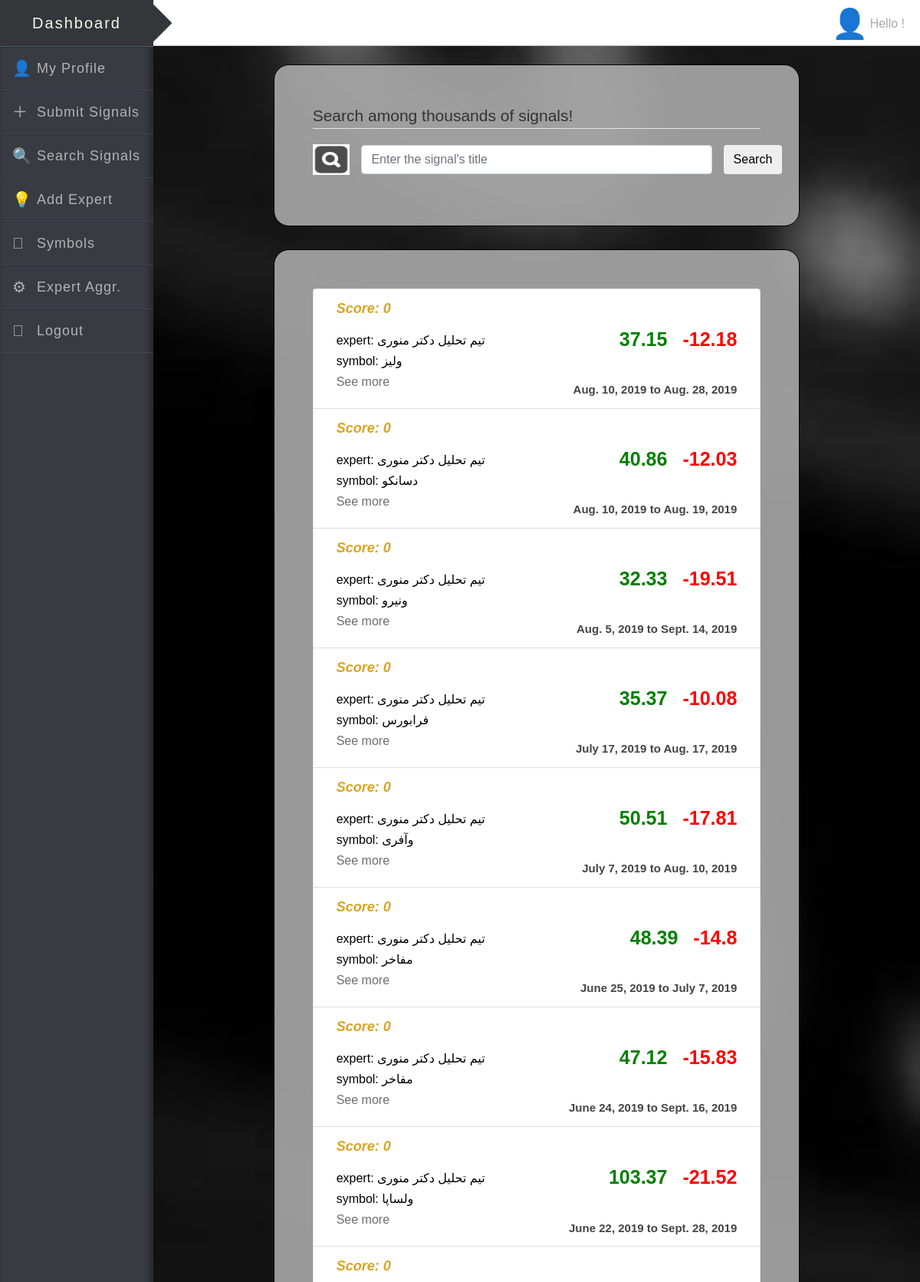
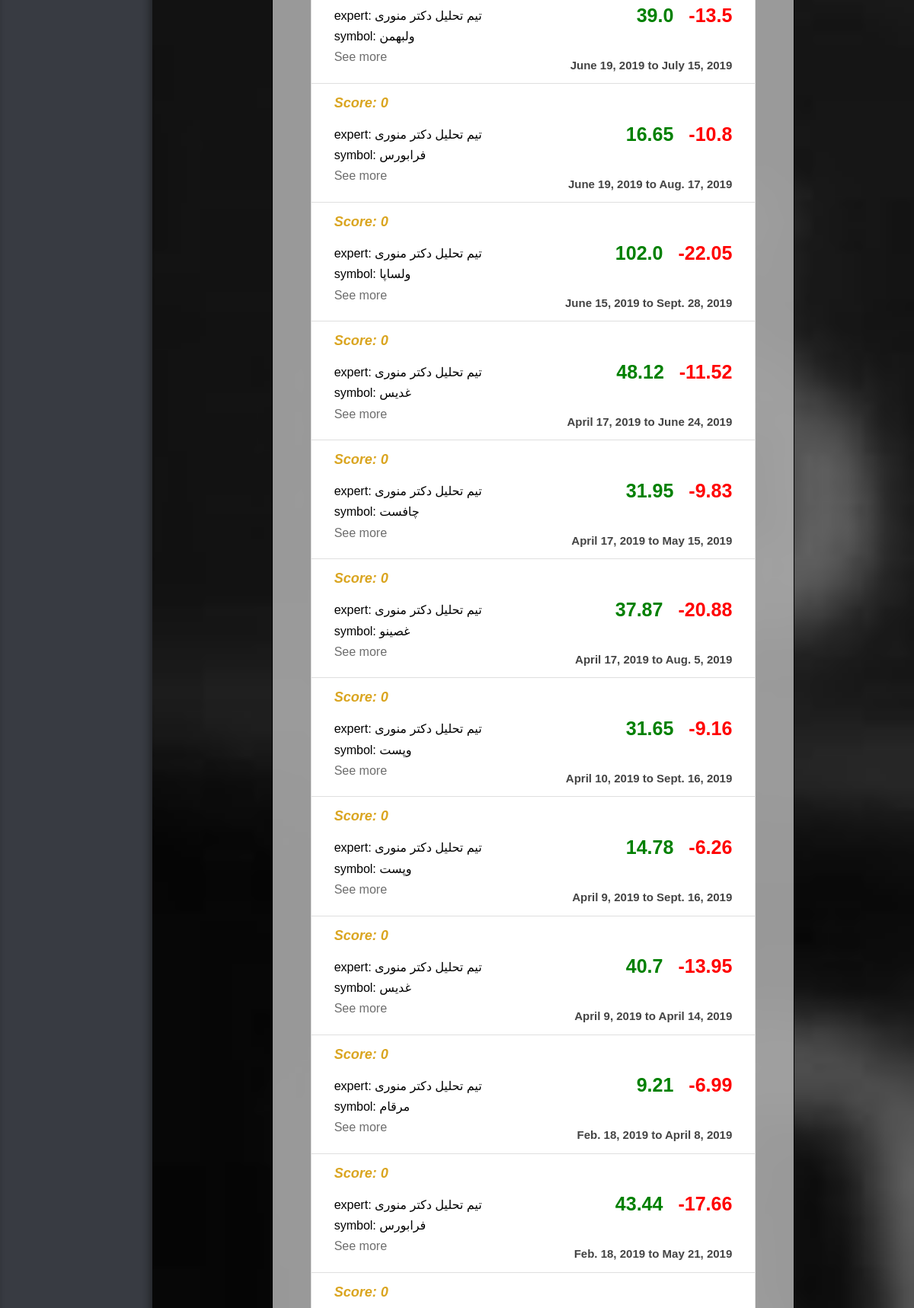
The app's page /signal/search (upper part) with its own data (2 pictures, top to bottom).
### advertisement/models.py (models this page shows, shortened)
class Signal(models.Model):
    title = models.CharField(max_length=80)
    is_succeeded = models.BooleanField(default=None, blank=True, null=True)
    profit = models.FloatField(default=None, blank=True, null=True)
    start_date = models.DateField(default=None, blank=True, null=True)
    close_date = models.DateField(default=None, blank=True, null=True)
    expected_return = models.FloatField(default=None, blank=True, null=True)
    expected_risk = models.FloatField(default=None, blank=True, null=True)
    symbol = models.ForeignKey('Symbol', on_delete=models.CASCADE)
    expert = models.ForeignKey('Expert', on_delete=models.CASCADE, null=True, default="", blank=True)
    @property
    def user_id(self):
        return self.expert.display_name

class Expert(models.Model):
    display_name = models.CharField(max_length=30)
    first_name = models.CharField(max_length=80)
    last_name = models.CharField(max_length=80)
    website = models.URLField(max_length=200, null=True)
    raw_score = models.FloatField(default=1)
    @property
    def score(self):
        ads = Signal.objects.filter(expert=self).select_related('symbol')
        failure = len(ads.filter(is_succeeded=False))
        self.raw_score = 1 - (failure / (len(ads) + 1))
        self.save()
        max_score = Expert.objects.all().aggregate(Max('raw_score'))['raw_score__max']
        min_score = Expert.objects.all().aggregate(Min('raw_score'))['raw_score__min']
        if max_score == min_score:
            return 100
        normalized_score = (self.raw_score - min_score) / (max_score - min_score)
        return int(normalized_score*100)

class Symbol(models.Model):
    name = models.CharField(max_length=30)
    def __str__(self):
        return self.name

### advertisement/views.py (the view, shortened to what this page needs)
# urls.py: path('search', views.search, name='search'),
def search(request):
    if request.method == 'GET':
        form = SearchForm()
        ads = Signal.objects.all().order_by('-expert__raw_score')[:200]
        return render(request, '../templates/search.html', {
            'ads': ads,
            'form': form
        })

### advertisement/forms.py
class SearchForm(forms.Form):
    title = forms.CharField(label='Signal Title', max_length=80,
                            widget=forms.TextInput(
                                attrs={'class': 'form-control', 'placeholder': 'Enter the signal\'s title'}))

### templates/search.html (shortened to what this page needs)
{% extends 'dashboard.html' %}
{% load static %}
{% block head %}
    <link rel="stylesheet" href="https://maxcdn.bootstrapcdn.com/bootstrap/4.0.0/css/bootstrap.min.css">
    <link rel="stylesheet" href="{% static 'style.css' %}?v=1">
{% endblock %}
{% block content %}
    <div class="grid">
        <div class="row">
            <div class="col-xs-10 col-md-8 col-lg-8 col-sm-8 offset-xs-1 offset-md-2 offset-lg-2 offset-sm-2 the-box">
                <div class="well bs-component">
                    <form method="post" class="form-horizontal">
                        <fieldset>
                            <legend>Search among thousands of signals!</legend>
                            <div class="form-group" style="display: flex; align-items: center;">
                                <img class="col-xs-1 col-sm-1 col-md-1 col-lg-1 control-label"
                                     src="../static/search-icon.png" alt="search icon"
                                     style="width: 40px; height: 40px; padding: 0"/>
                                <div class="col-xs-10 col-sm-10 col-md-10 col-lg-10">{{ form.title }}</div>
                                <button type="submit" value="continue" onclick="location.href='{% url 'search' %}'"
                                        class="btn btn-default">Search
                                </button>
                            </div>
                        </fieldset>
                    </form>
                </div>
            </div>
            <div class="col-xs-10 col-md-8 col-lg-8 col-sm-8 offset-xs-1 offset-md-2 offset-lg-2 offset-sm-2 the-box
                list-group table-of-contents" style="margin-top: 30px">
                {% for ad in ads %}
                    <div class="list-group-item" onclick="">
                        <div style="display: flex; justify-content: space-between">
                            <div style="float: left; flex-grow: 1" class="search-res">
                                <div style="display: flex; justify-content: space-between">
                                    <p style="float: left; margin: auto 10px; font-size: 18px; font-weight: bold; font-style: italic; color: goldenrod">
                                        Score: {{ ad.expert.score }}</p>
                                </div>
                                <h6><a style="color: black"
                                       href={% url 'expert_page' ad.expert.id %}>expert: {{ ad.user_id }}</a></h6>
                                <h6><a style="color: black"
                                       href={% url 'symbol_detail' ad.symbol.name %}>symbol: {{ ad.symbol }}</a></h6>
                                <h6><a style="color: #6e6e6e" href={% url 'advertisement_detail' ad.id %}>See more</a>
                                </h6>
                            </div>
                            <p style="float: right; margin: auto 10px; font-size: 25px; font-weight: bold; color: green">{{ ad.expected_return }}</p>
                            <p style="float: right; margin: auto 10px; font-size: 25px; font-weight: bold; color: red">{{ ad.expected_risk }}</p>
                        </div>
                        <p style="float: right; margin: auto 10px; font-size: 15px; font-weight: bold">
                            {% if ad.start_date %}
                                {{ ad.start_date }}
                            {% endif %}
                            {% if ad.close_date %}
                                to {{ ad.close_date }}
                            {% endif %}</p>
                    </div>
                {% endfor %}
            </div>
        </div>
    </div>
{% endblock %}

### templates/dashboard.html (shortened to what this page needs)
<!DOCTYPE html>
<html lang="en">
{% load staticfiles %}
<head>
    {% block head %}
    {% endblock %}
    <link rel="stylesheet" href="{% static 'dashboard_style.css' %}">
</head>
<body class="bckg_right" style="padding-top: 0">
<span class="bckg"></span>
<header style="position: sticky; top: 0">
    <h1>Dashboard</h1>
    <nav>
        <ul>
            <li>
                <a href="http://127.0.0.1:8000/signal/profile" data-title="Profile">My Profile</a>
            </li>
            <li>
                <a href="http://127.0.0.1:8000/signal/add_signal" data-title="Submit">Submit Signals</a>
            </li>
            <li>
                <a href="http://127.0.0.1:8000/signal/search" data-title="Search">Search Signals</a>
            </li>
            <li>
                <a href="http://127.0.0.1:8000/signal/add_expert" data-title="AddExpert">Add Expert</a>
            </li>
            <li>
                <a href="http://127.0.0.1:8000/signal/symbols" data-title="Symbols">Symbols</a>
            </li>
            <li>
                <a href="http://127.0.0.1:8000/signal/expert_aggregation" data-title="ExpertAggregation">Expert Aggr.</a>
            </li>
            <li>
                <a href="{% url 'logout' %}" data-title="Logout">Logout</a>
            </li>
        </ul>
    </nav>
</header>
<main>
    <div class="title" style="position: sticky; top: 0; z-index: 5">
        <h2></h2>
        <a href="javascript:void(0);">Hello {{ request.user.username }}!</a>
    </div>
<br>
{% block content %}
{% endblock %}
</main>
</body>
</html>

### static/style.css (style rules this page uses)
body { padding-top: 80px; padding-bottom: 80px; background-image: url("Stock_bg_denim.jpg") ; background-size: cover; background-attachment: fixed; }
legend { display: block; width: 100%; padding: 0; margin-bottom: 20px; font-size: 21px; line-height: inherit; color: #333; border: 0; border-bottom: 1px solid #e5e5e5; }
.the-box { padding: 50px; alignment: center; background: rgba(169, 169, 169, 0.9); border: 1px solid black; border-radius: 20px; }
.search-res h6 { position: relative; top: 18px; left: 10px; }

### static/dashboard_style.css (style rules this page uses)
body { display: -webkit-box; display: -moz-box; display: -ms-flexbox; display: -webkit-flex; display: flex; margin: 0; padding: 0; background-color: #f0f0f0; font-family: Muli, sans-serif; color: #444; }
ul { list-style: none; margin-top: 0; padding: 0; }
a { cursor: pointer; display: block; color: #b3b3b3; text-decoration: none; }
.bckg { background-color: #383b42; box-shadow: -4px 0px 10px rgba(14, 14, 14, 0.48) inset; width: 200px; height: 100%; position: fixed; left: 0; top: 0; }
.bckg_right { background-image: url("Stock_bg_bw.jpg"); background-size: cover; padding-top: 0; }
h1 { text-align: center; font-weight: normal; color: #f6f6ef; line-height: 60px; margin: 0; font-size: 20px; letter-spacing: 2px; background-color: #34363a; border-bottom: 1px solid rgba(101, 116, 134, 0.57); }
h2 { font-size: 20px; text-transform: uppercase; margin: 0; letter-spacing: 3px; color: #919191; font-weight: normal; padding-left: 40px; line-height: 60px; text-shadow: 1px 1px 2px #fff; position: relative; flex: 1; -webkit-flex: 1; -ms-flex: 1; }
h2:before { content: ""; width: 36px; height: 36px; position: absolute; left: -19px; top: 12px; background-color: #34363a; -webkit-transform: rotate(45deg); -moz-transform: rotate(45deg); transform: rotate(45deg); }
header { width: 200px; height: 100%; float: left; position: relative; z-index: 99; }
header nav ul li { border-bottom: 1px solid #42454d; padding-left: 48px; transition: all 0.6s; border-top: 1px solid #2e3036; }
header nav ul li a { line-height: 55px; font-size: 18px; position: relative; letter-spacing: 1px; transition: all 0.6s; }
header nav ul li a:before { font-family: "entypo", sans-serif; font-size: 20px; position: absolute; left: -32px; }
header nav ul li:first-child a:before { content: "\1f464"; }
header nav ul li:nth-child(2) a:before { content: "\FF0B"; }
header nav ul li:nth-child(3) a:before { content: "\1f50d"; }
header nav ul li:nth-child(4) a:before { content: "\1F4A1"; }
header nav ul li:nth-child(5) a:before { content: "\e771"; }
header nav ul li:nth-child(6) a:before { content: "\2699"; }
header nav ul li:nth-child(7) a:before { content: "\E741"; }
main { flex: 1; -webkit-flex: 1; -ms-flex: 1; }
.title { background-color: #fff; border-bottom: 1px solid #c0c1c0; height: 60px; display: -webkit-box; display: -moz-box; display: -ms-flexbox; display: -webkit-flex; display: flex; }
.title a { color: #aaa; width: auto; margin: 0 20px; float: right; line-height: 62px; position: relative; text-decoration: none; transition: all 0.5s; }
.title a:before { content: "\1f464"; font-size: 38px; position: absolute; left: -50px; font-family: "entypo"; }

### records on screen
Signal: expert.score "0", user_id "تیم تحلیل دکتر منوری", symbol "ولیز", expected_return "37.15", expected_risk "-12.18", start_date "Aug. 10, 2019", close_date "Aug. 28, 2019"
Signal: expert.score "0", user_id "تیم تحلیل دکتر منوری", symbol "دسانکو", expected_return "40.86", expected_risk "-12.03", start_date "Aug. 10, 2019", close_date "Aug. 19, 2019"
Signal: expert.score "0", user_id "تیم تحلیل دکتر منوری", symbol "ونیرو", expected_return "32.33", expected_risk "-19.51", start_date "Aug. 5, 2019", close_date "Sept. 14, 2019"
Signal: expert.score "0", user_id "تیم تحلیل دکتر منوری", symbol "فرابورس", expected_return "35.37", expected_risk "-10.08", start_date "July 17, 2019", close_date "Aug. 17, 2019"
Signal: expert.score "0", user_id "تیم تحلیل دکتر منوری", symbol "وآفری", expected_return "50.51", expected_risk "-17.81", start_date "July 7, 2019", close_date "Aug. 10, 2019"
Signal: expert.score "0", user_id "تیم تحلیل دکتر منوری", symbol "مفاخر", expected_return "48.39", expected_risk "-14.8", start_date "June 25, 2019", close_date "July 7, 2019"
Signal: expert.score "0", user_id "تیم تحلیل دکتر منوری", symbol "مفاخر", expected_return "47.12", expected_risk "-15.83", start_date "June 24, 2019", close_date "Sept. 16, 2019"
Signal: expert.score "0", user_id "تیم تحلیل دکتر منوری", symbol "ولساپا", expected_return "103.37", expected_risk "-21.52", start_date "June 22, 2019", close_date "Sept. 28, 2019"
Signal: expert.score "0", user_id "تیم تحلیل دکتر منوری", symbol "ولبهمن", expected_return "39.0", expected_risk "-13.5", start_date "June 19, 2019", close_date "July 15, 2019"
Signal: expert.score "0", user_id "تیم تحلیل دکتر منوری", symbol "فرابورس", expected_return "16.65", expected_risk "-10.8", start_date "June 19, 2019", close_date "Aug. 17, 2019"
Signal: expert.score "0", user_id "تیم تحلیل دکتر منوری", symbol "ولساپا", expected_return "102.0", expected_risk "-22.05", start_date "June 15, 2019", close_date "Sept. 28, 2019"
Signal: expert.score "0", user_id "تیم تحلیل دکتر منوری", symbol "غدیس", expected_return "48.12", expected_risk "-11.52", start_date "April 17, 2019", close_date "June 24, 2019"
Signal: expert.score "0", user_id "تیم تحلیل دکتر منوری", symbol "چافست", expected_return "31.95", expected_risk "-9.83", start_date "April 17, 2019", close_date "May 15, 2019"
Signal: expert.score "0", user_id "تیم تحلیل دکتر منوری", symbol "غصینو", expected_return "37.87", expected_risk "-20.88", start_date "April 17, 2019", close_date "Aug. 5, 2019"
Signal: expert.score "0", user_id "تیم تحلیل دکتر منوری", symbol "وپست", expected_return "31.65", expected_risk "-9.16", start_date "April 10, 2019", close_date "Sept. 16, 2019"
Signal: expert.score "0", user_id "تیم تحلیل دکتر منوری", symbol "وپست", expected_return "14.78", expected_risk "-6.26", start_date "April 9, 2019", close_date "Sept. 16, 2019"
Signal: expert.score "0", user_id "تیم تحلیل دکتر منوری", symbol "غدیس", expected_return "40.7", expected_risk "-13.95", start_date "April 9, 2019", close_date "April 14, 2019"
Signal: expert.score "0", user_id "تیم تحلیل دکتر منوری", symbol "مرقام", expected_return "9.21", expected_risk "-6.99", start_date "Feb. 18, 2019", close_date "April 8, 2019"
Signal: expert.score "0", user_id "تیم تحلیل دکتر منوری", symbol "فرابورس", expected_return "43.44", expected_risk "-17.66", start_date "Feb. 18, 2019", close_date "May 21, 2019"
Signal: expert.score "0"
